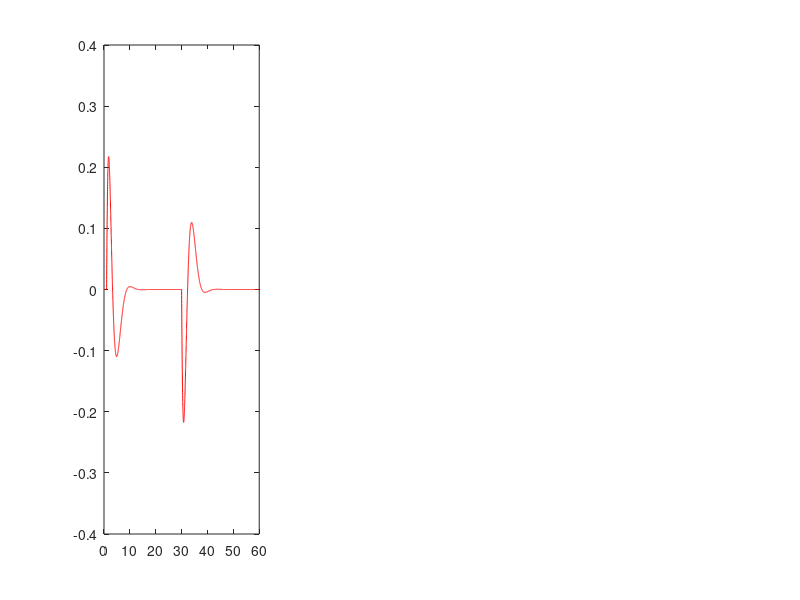

This figure's MATLAB source: (Note: this script raises an error after producing the figure.)
close all; clear all; clc;

n = sqrt(398600 / 6778^3 );

A = [0 0 0 1 0 0;
    0 0 0 0 1 0;
    0 0 0 0 0 1;
    3*n^2 0 0 0 2*n 0;
    0 0 0 -2*n 0 0;
    0 0 -n^2 0 0 0];
B = zeros(6,3);
B(4:end,:) = eye(3);
C = zeros(3,6);
C(:, 1:3) = eye(3);
D = zeros(3);

P = ctrb(A,B);
rank(P); % System is fully controllable

% Check controllability
O = obsv(A,C);
rank(O); % System is fully observable

OLsys = ss(A,B,C,D); 

%% Step 2. Define reference input profiles and constraints 
umax = 1;
tvec = 0:0.01:60;
rhistvec = zeros(3, length(tvec));
rhistvec(1,:) = sign(double(tvec > 1 & tvec < 30)); % Set reference input to 1 from t=1 to t=30

%% Set up Luenberger observer
Aaug = [A zeros(6,3); -C zeros(3,3)]; 
Baug = [B; 
        zeros(size(C,1),size(B,2))];
Faug = [zeros(size(B)); 
          eye(3);
         zeros(6,3)];
Caug = [C, zeros(3,3)];
Daug = zeros(size(Caug,1),size(Baug,2));

%%Assess reachability: 
rank(ctrb(Aaug,Baug)); %should be = 9

% Set poles for K and L seperately
% despoles_K = -[1 2 3 4 5 6 7 8 9]*0.2;
despoles_L = -[1 2 3 4 5 6]*0.2;

% Q is nxn
% R is mxm
% Strategy: define the diagonal vector I want then use diag() command
ai = 1/9;
bi = 1/3;
pos_max = 5;
vel_max = 5;
e_max = 5;
u_max = 1;
rho = 0.05;
q_diag = [ai^2/pos_max, ai^2/pos_max, ai^2/pos_max, ai^2/vel_max, ai^2/vel_max, ai^2/vel_max, ai^2/e_max, ai^2/e_max, ai^2/e_max];
q_diag(3) = 2*q_diag(3);
r_diag = [bi^2 / u_max, bi^2/u_max, bi^2/u_max];
Q = diag(q_diag);
R = rho * diag(r_diag);

AugOLsys = ss(Aaug,Baug,Caug,Daug); 

[Kaug,Waug,clEvalsAug] = lqr(AugOLsys,Q,R);
clEvalsAug

% Kaug = place(Aaug,Baug,despoles_K); 
L=(place(A.',C.', despoles_L)).';

AaugCLO = [(Aaug - Baug*Kaug) Baug*Kaug(:,1:6);
    zeros(6,9) (A-L*C)];
BaugCLO = Faug;
CaugCLO = [C zeros(3,9)];
DaugCLO = zeros(size(CaugCLO,1),size(BaugCLO,2));

CLaugsys2 = ss(AaugCLO,BaugCLO,CaugCLO,DaugCLO); 

%XCLO_IC = 0*ones(15,1); %zero initial error
XCLO_IC = zeros(15,1);
%XCLO_IC(10:15,1) = 0.1; %non-zero initial error

%% Step 5. Check that closed-loop system specs met; change despoles o'wise
%%get response to first reference input profile:
[Y_CL1,~,X_CL] = lsim(CLaugsys2,rhistvec,tvec,XCLO_IC);
U_CL = -[Kaug, Kaug(:,1:6)]*X_CL';
X_CL = X_CL';

%% PLOT ACTUATOR EFFORTS
figure() 
subplot(131)
plot(tvec, U_CL(1,:),'r') 
ax = gca;
ax.FontSize = 16; 
hold on
plot(tvec,umax*ones(size(tvec)),'k--') 
plot(tvec,-umax*ones(size(tvec)),'k--') 
xlabel('t (secs)', 'FontSize', 24) 
ylabel('Thrust (N)', 'FontSize', 24) 
title('x thruster vs time', 'FontSize', 24) 

subplot(132)
plot(tvec, U_CL(2,:),'r') 
ax = gca;
ax.FontSize = 16; 
hold on
plot(tvec,umax*ones(size(tvec)),'k--') 
plot(tvec,-umax*ones(size(tvec)),'k--') 
xlabel('t (secs)', 'FontSize', 24) 
ylabel('Thrust (N)', 'FontSize', 24) 
title('y thruster vs time', 'FontSize', 24) 

subplot(133)
plot(tvec, U_CL(3,:),'r') 
ax = gca;
ax.FontSize = 16; 
hold on
plot(tvec,umax*ones(size(tvec)),'k--') 
plot(tvec,-umax*ones(size(tvec)),'k--') 
xlabel('t (secs)', 'FontSize', 24) 
ylabel('Thrust (N)', 'FontSize', 24) 
title('z thruster vs time', 'FontSize', 24) 

%% PLOT STATES

figure()
% X plots
subplot(321), hold on
plot(tvec, X_CL(1,:),'r') 
xline(1)
xline(11)
xline(30)
xline(40)
ax = gca;
ax.FontSize = 16; 
xlabel('t (secs)', 'FontSize', 24) 
ylabel('x [km]', 'FontSize', 24) 
title('x (radial) vs time', 'FontSize', 24) 

subplot(322), hold on
plot(tvec, X_CL(4,:),'r') 
xline(1)
xline(11)
xline(30)
xline(40)
ax = gca;
ax.FontSize = 16; 
xlabel('t (secs)') 
ylabel('$\dot{x}$ [km/s]', 'Interpreter', 'latex', 'FontSize', 24) 
title('$\dot{x}$ (radial) vs time', 'Interpreter', 'latex', 'FontSize', 24)
legend('States','10 Second Timing Objective', 'FontSize', 18)


% Y plots
subplot(323), hold on
plot(tvec, X_CL(2,:),'r') 
xline(1)
xline(11)
xline(30)
xline(40)
ax = gca;
ax.FontSize = 16; 
xlabel('t (secs)', 'FontSize', 24) 
ylabel('y [km]', 'FontSize', 24) 
title('y (along-track) vs time', 'FontSize', 24)

subplot(324), hold on
plot(tvec, X_CL(5,:),'r') 
xline(1)
xline(11)
xline(30)
xline(40)
ax = gca;
ax.FontSize = 16; 
xlabel('t (secs)', 'FontSize', 24) 
ylabel('$\dot{y}$ [km/s]', 'Interpreter', 'latex', 'FontSize', 24) 
title('$\dot{y}$ (along-track) vs time', 'Interpreter', 'latex', 'FontSize', 24)


% Z plots
subplot(325), hold on
plot(tvec, X_CL(3,:),'r') 
xline(1)
xline(11)
xline(30)
xline(40)
ax = gca;
ax.FontSize = 16; 
xlabel('t (secs)', 'FontSize', 24) 
ylabel('z [km]', 'FontSize', 24) 
title('z (cross-track) vs time', 'FontSize', 24)

subplot(326), hold on
plot(tvec, X_CL(6,:),'r') 
xline(1)
xline(11)
xline(30)
xline(40)
ax = gca;
ax.FontSize = 16; 
xlabel('t (secs)', 'FontSize', 24) 
ylabel('$\dot{z}$ [km/s]', 'Interpreter', 'latex', 'FontSize', 24) 
title('$\dot{z}$ (cross-track) vs time', 'Interpreter', 'latex', 'FontSize', 24)